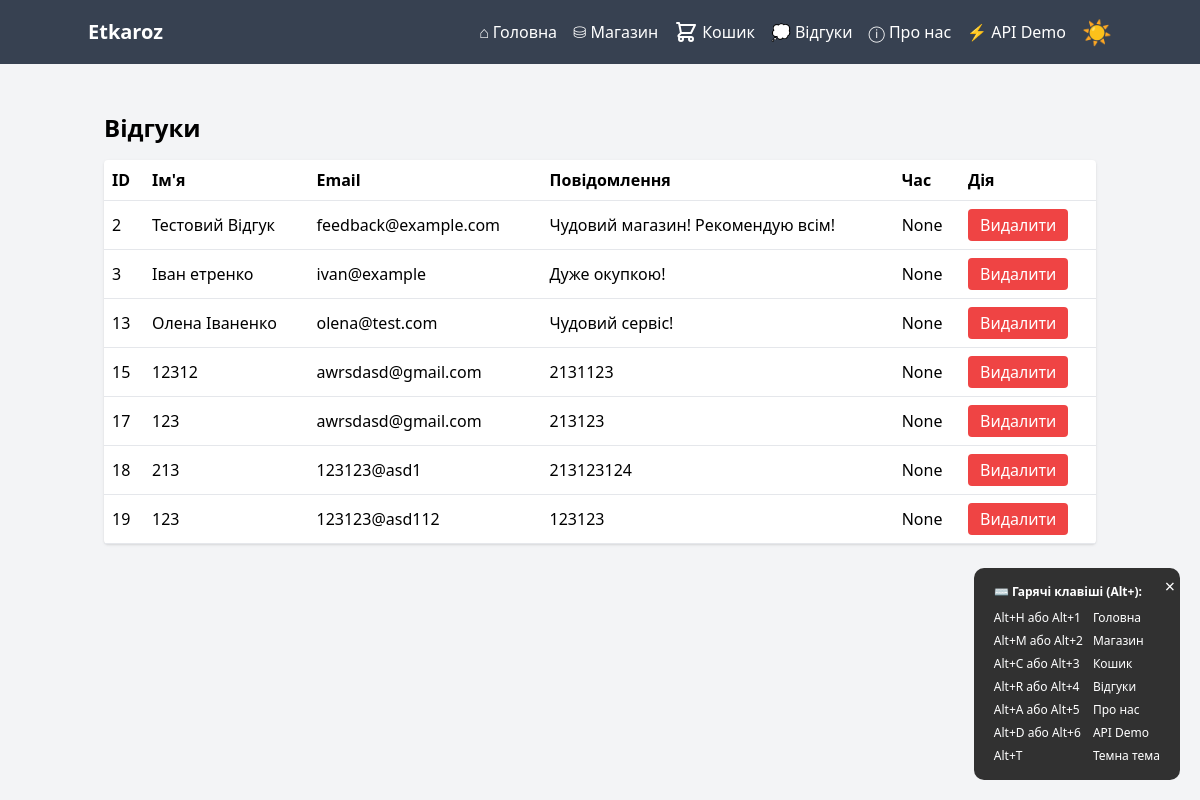
/admin/feedback (signed in), run on an earlier commit of the app's database.
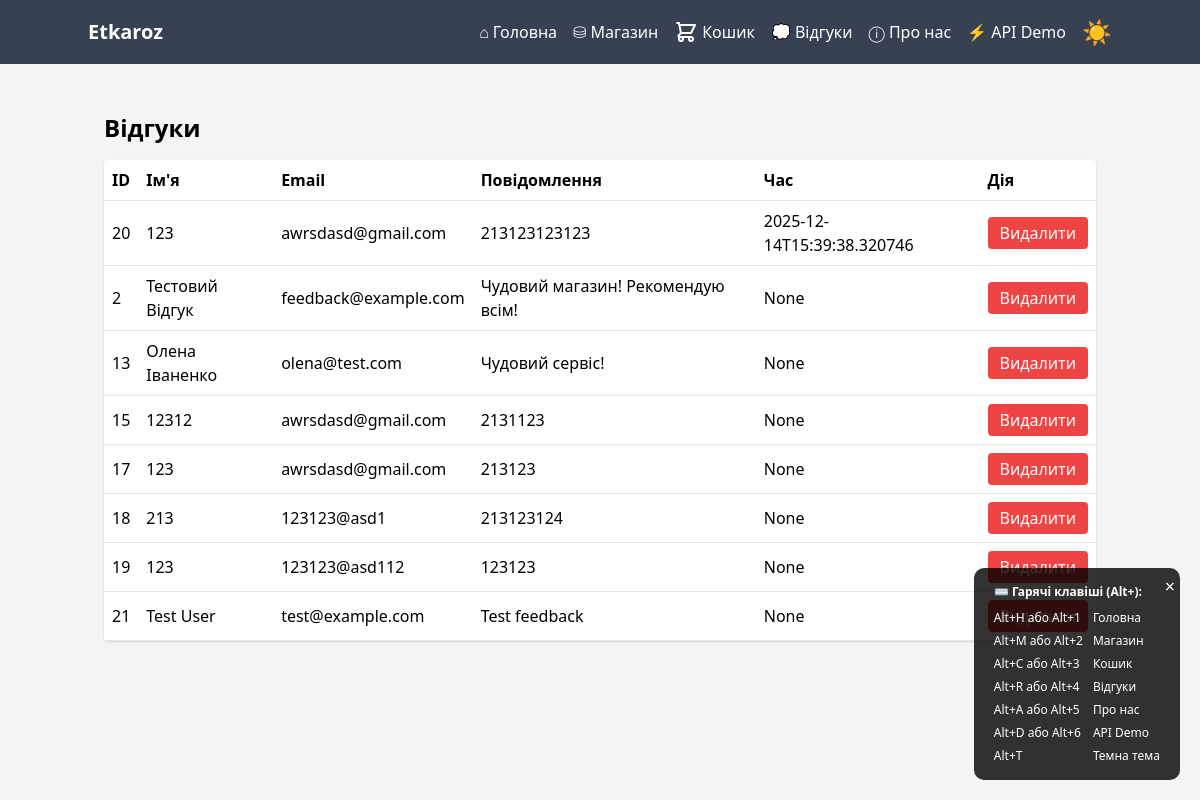
And on a later commit of the database.
### tables this page shows
CREATE TABLE feedback (
            id INTEGER PRIMARY KEY AUTOINCREMENT,
            name TEXT,
            email TEXT,
            message TEXT,
            created_at TEXT
        );

### app.py (the view)
@app.route('/admin/feedback')
@admin_required
def admin_feedback():
    db = get_db()
    cur = db.execute('SELECT * FROM feedback ORDER BY created_at DESC')
    feedbacks = [row_to_obj(r) for r in cur.fetchall()]
    return render_template('admin/feedback.html', feedbacks=feedbacks)

### app.py (called while the page is built)
def get_db():
    if 'db' not in g:
        conn = sqlite3.connect(DB_PATH)
        conn.row_factory = sqlite3.Row
        g.db = conn
        global _db_initialized
        if not _db_initialized:
            initialize_db(conn)
            _db_initialized = True
    return g.db

def row_to_obj(row):
    if row is None:
        return None
    return SimpleNamespace(**dict(row))

def admin_required(f):
    from functools import wraps
    @wraps(f)
    def decorated_function(*args, **kwargs):
        if not session.get('admin_logged_in'):
            return redirect(url_for('admin_login'))
        return f(*args, **kwargs)
    return decorated_function

### templates/admin/feedback.html (shortened to what this page needs)
{% extends "base.html" %}
{% block content %}
<h1 class="text-2xl font-bold mb-4">Відгуки</h1>
<table class="w-full bg-white rounded shadow">
    <thead>
        <tr class="text-left border-b">
            <th class="p-2">ID</th>
            <th class="p-2">Ім'я</th>
            <th class="p-2">Email</th>
            <th class="p-2">Повідомлення</th>
            <th class="p-2">Час</th>
            <th class="p-2">Дія</th>
        </tr>
    </thead>
    <tbody>
        {% for f in feedbacks %}
            <tr class="border-b">
                <td class="p-2">{{ f.id }}</td>
                <td class="p-2">{{ f.name or '-' }}</td>
                <td class="p-2">{{ f.email or '-' }}</td>
                <td class="p-2">{{ f.message }}</td>
                <td class="p-2">{{ f.created_at }}</td>
                <td class="p-2">
                    <form action="{{ url_for('admin_feedback_delete', fb_id=f.id) }}" method="post" onsubmit="return confirm('Видалити відгук?');">
                        <button class="bg-red-500 text-white px-3 py-1 rounded">Видалити</button>
                    </form>
                </td>
            </tr>
        {% endfor %}
    </tbody>
</table>
{% endblock %}

What changed in the data, as far as the page shows it:
removed feedback: name "Іван етренко", email "ivan@example", message "Дуже окупкою!"
added feedback: name "123", email "awrsdasd@gmail.com", message "213123123123", created_at "2025-12-14T15:39:38.320746"
added feedback: name "Test User", email "test@example.com", message "Test feedback"
Also different on the page:
new list line: "20 Видалити"
new list line: "21 None Видалити"
list line gone: "3 None Видалити"
